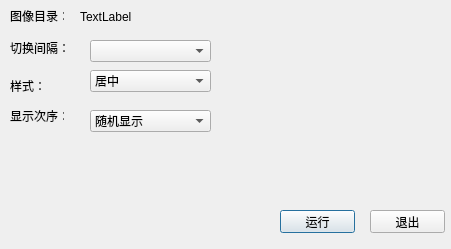
<?xml version="1.0" encoding="UTF-8"?>
<ui version="4.0">
 <class>configDialog</class>
 <widget class="QDialog" name="configDialog">
  <property name="geometry">
   <rect>
    <x>0</x>
    <y>0</y>
    <width>451</width>
    <height>249</height>
   </rect>
  </property>
  <property name="windowTitle">
   <string>Dialog</string>
  </property>
  <widget class="QLabel" name="label">
   <property name="geometry">
    <rect>
     <x>10</x>
     <y>10</y>
     <width>54</width>
     <height>12</height>
    </rect>
   </property>
   <property name="text">
    <string>图像目录：</string>
   </property>
  </widget>
  <widget class="QLabel" name="folderPath">
   <property name="geometry">
    <rect>
     <x>80</x>
     <y>9</y>
     <width>431</width>
     <height>16</height>
    </rect>
   </property>
   <property name="text">
    <string>TextLabel</string>
   </property>
  </widget>
  <widget class="QPushButton" name="runButton">
   <property name="geometry">
    <rect>
     <x>280</x>
     <y>210</y>
     <width>75</width>
     <height>23</height>
    </rect>
   </property>
   <property name="text">
    <string>运行</string>
   </property>
  </widget>
  <widget class="QPushButton" name="exitButton">
   <property name="geometry">
    <rect>
     <x>370</x>
     <y>210</y>
     <width>75</width>
     <height>23</height>
    </rect>
   </property>
   <property name="text">
    <string>退出</string>
   </property>
  </widget>
  <widget class="QLabel" name="label_3">
   <property name="geometry">
    <rect>
     <x>10</x>
     <y>40</y>
     <width>71</width>
     <height>16</height>
    </rect>
   </property>
   <property name="text">
    <string>切换间隔：</string>
   </property>
  </widget>
  <widget class="QLabel" name="label_4">
   <property name="geometry">
    <rect>
     <x>10</x>
     <y>80</y>
     <width>54</width>
     <height>12</height>
    </rect>
   </property>
   <property name="text">
    <string>样式：</string>
   </property>
  </widget>
  <widget class="QComboBox" name="displayStyle">
   <property name="geometry">
    <rect>
     <x>90</x>
     <y>70</y>
     <width>121</width>
     <height>22</height>
    </rect>
   </property>
   <item>
    <property name="text">
     <string>居中</string>
    </property>
   </item>
   <item>
    <property name="text">
     <string>平铺</string>
    </property>
   </item>
   <item>
    <property name="text">
     <string>缩放</string>
    </property>
   </item>
  </widget>
  <widget class="QComboBox" name="timespan">
   <property name="geometry">
    <rect>
     <x>90</x>
     <y>40</y>
     <width>121</width>
     <height>22</height>
    </rect>
   </property>
  </widget>
  <widget class="QLabel" name="label_5">
   <property name="geometry">
    <rect>
     <x>10</x>
     <y>110</y>
     <width>54</width>
     <height>12</height>
    </rect>
   </property>
   <property name="text">
    <string>显示次序：</string>
   </property>
  </widget>
  <widget class="QComboBox" name="order">
   <property name="geometry">
    <rect>
     <x>90</x>
     <y>110</y>
     <width>121</width>
     <height>22</height>
    </rect>
   </property>
   <item>
    <property name="text">
     <string>随机显示</string>
    </property>
   </item>
   <item>
    <property name="text">
     <string>顺序显示</string>
    </property>
   </item>
  </widget>
 </widget>
 <resources/>
 <connections/>
</ui>
